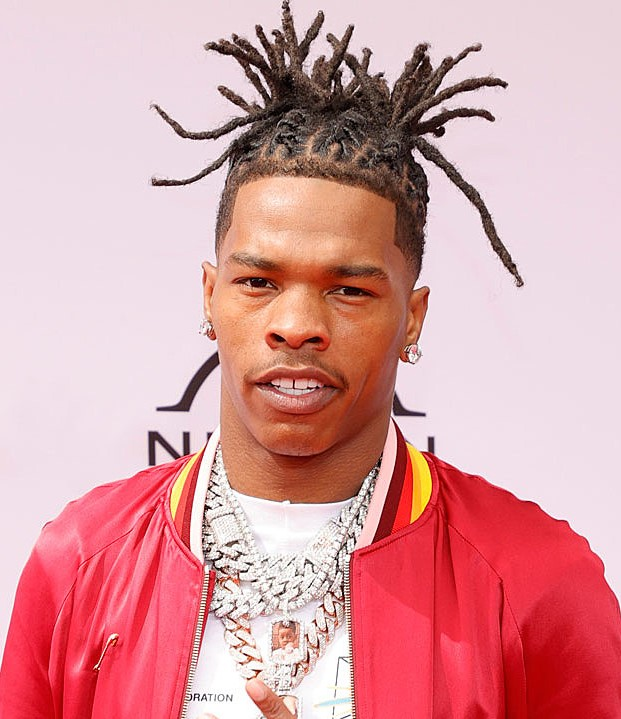
#> input picture computer-vision/opencv-task/lil_baby.jpg, 621 x 719 px
$ jupyter execute collage.ipynb
#> lines starting #> are read from the running program, lines starting #| are printed output that depends on the picture
[cell 1]
import cv2
import numpy as np

[cell 2]
img1 = cv2.imread('lil_baby.jpg')
#> img1 is the input picture: shape (719, 621, 3); mean B, G, R 160.9, 156.8, 217.6

[cell 3]
img1.shape
#> Out = (719, 621, 3)

[cell 4]
img1 = img1[:, :612]
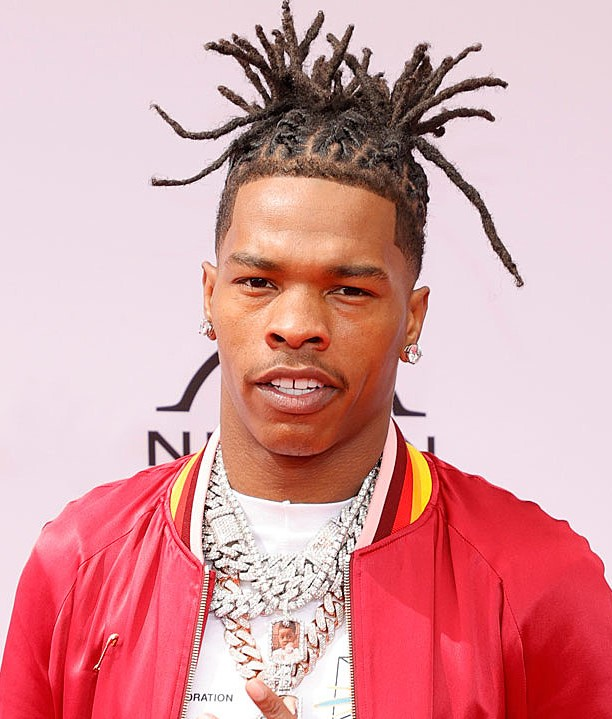
#> img1: shape (719, 612, 3); mean B, G, R 160.3, 156.3, 217.3

[cell 5]
img1.shape
#> Out = (719, 612, 3)

[cell 6]
img2 = cv2.imread('polo_g.jpg')
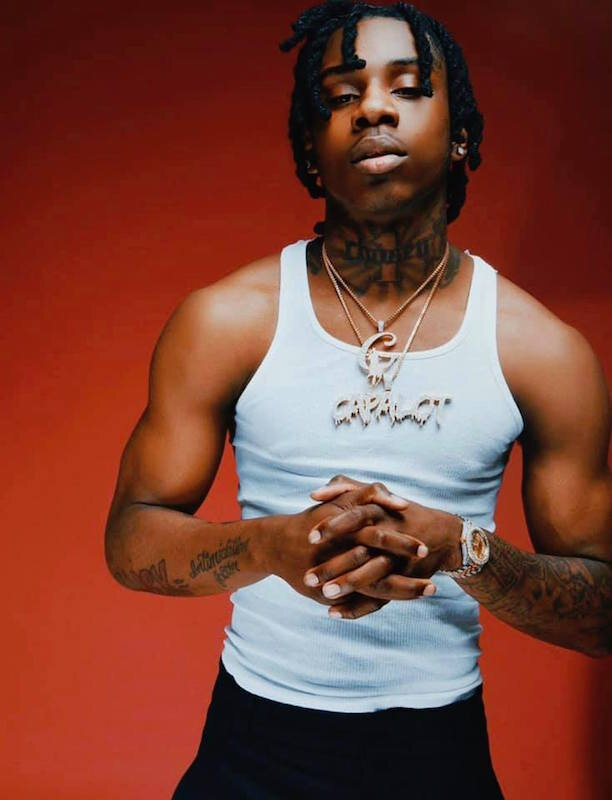
#> input picture computer-vision/opencv-task/polo_g.jpg, 612 x 800 px
#> img2 is the input picture: shape (800, 612, 3); mean B, G, R 56.5, 67.6, 124.6

[cell 7]
img2.shape
#> Out = (800, 612, 3)

[cell 8]
img2 = img2[:719, :]
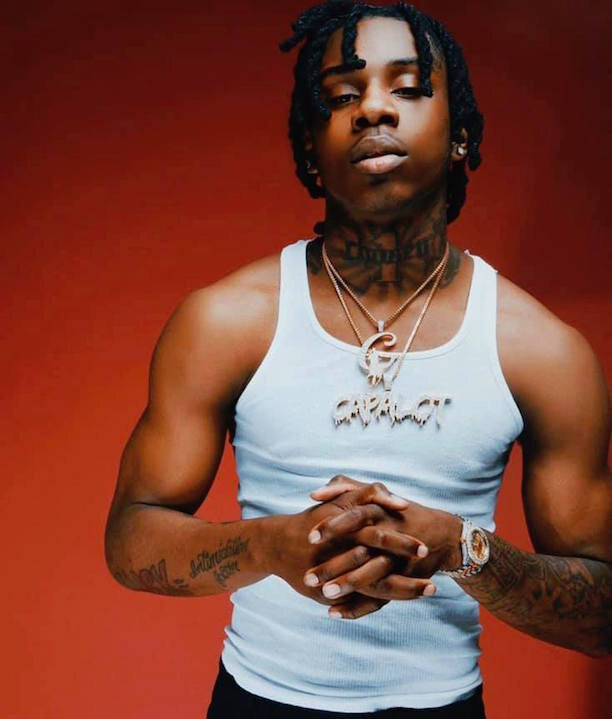
#> img2: shape (719, 612, 3); mean B, G, R 60, 71.7, 128.5

[cell 9]
img2.shape
#> Out = (719, 612, 3)

[cell 10]
collage = np.hstack((img1,img2))
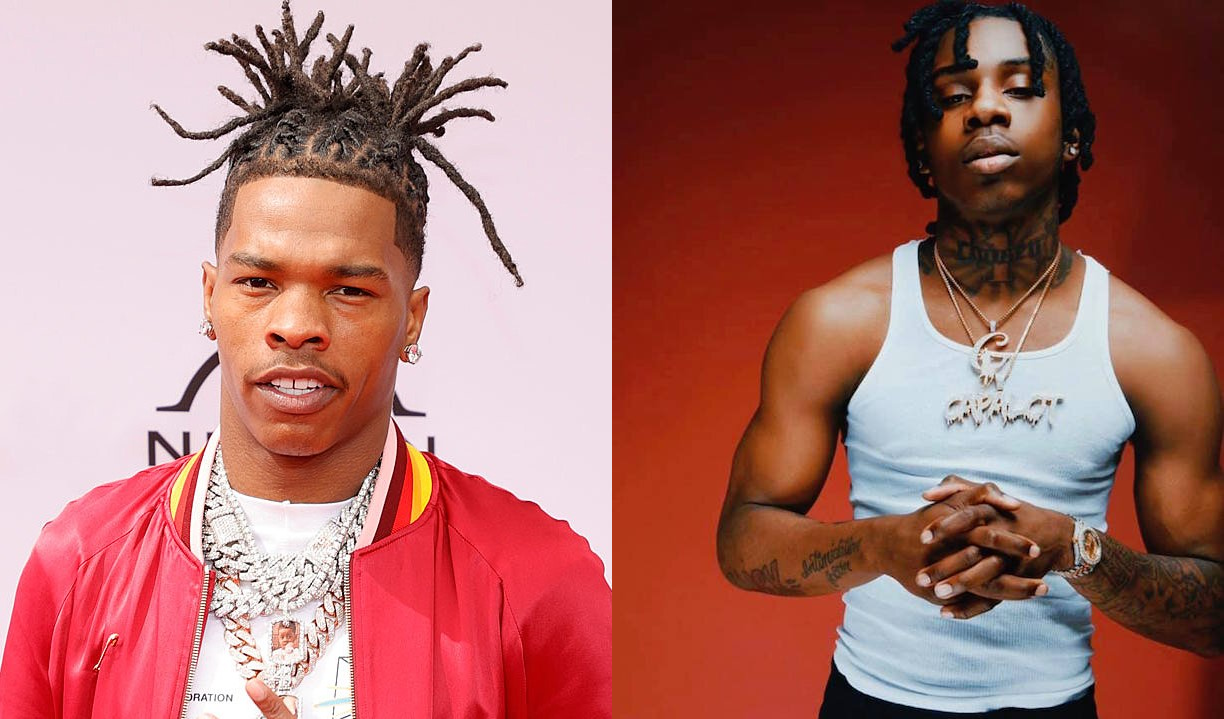
#> collage: shape (719, 1224, 3); mean B, G, R 110.2, 114, 172.9
